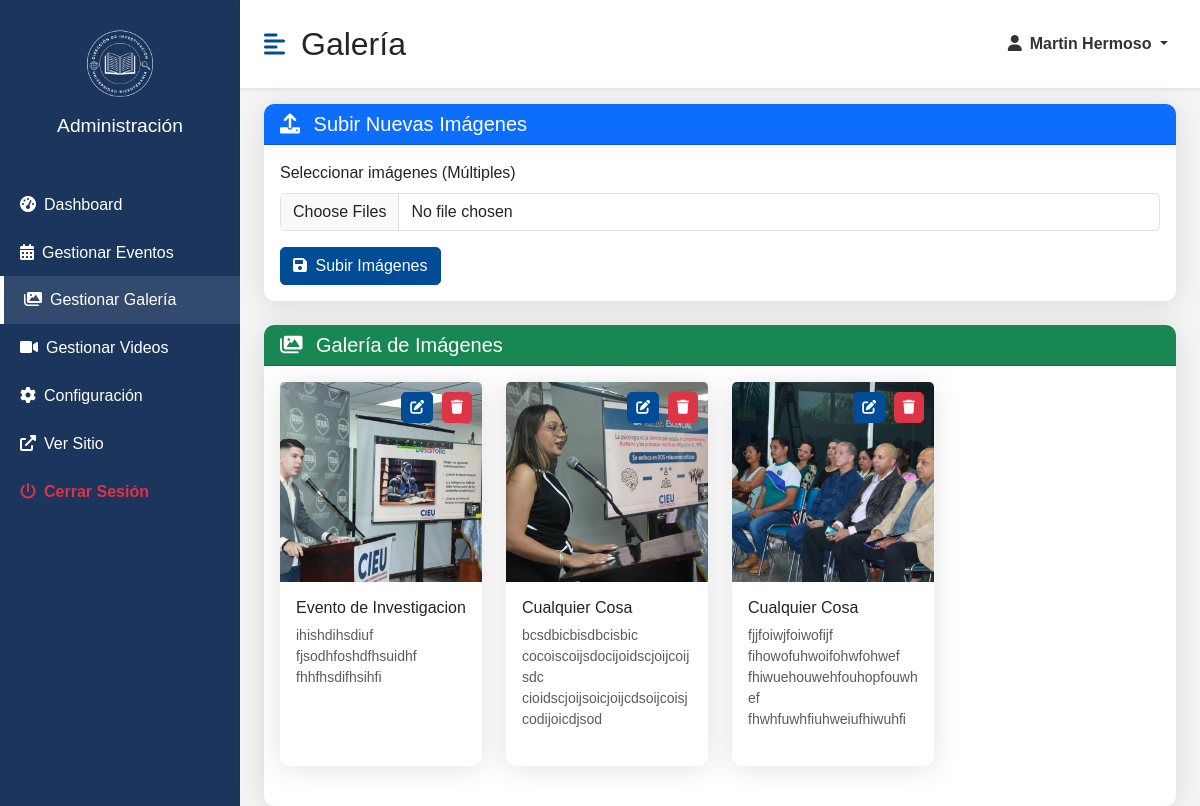
Page /admin/galeria.php (signed in) on the committed database.
### tables this page shows
CREATE TABLE `galeria_fotos` (
  `id` int(11) NOT NULL,
  `imagen_ruta` varchar(255) NOT NULL,
  `titulo` varchar(100) NOT NULL,
  `descripcion` text DEFAULT NULL,
  `estado` enum('Activo','Inactivo') DEFAULT 'Activo',
  `fecha_creacion` timestamp NOT NULL DEFAULT current_timestamp()
);

### admin/galeria.php (the view, shortened to what this page needs)
<?php
require_once '../includes/conexion.php';
try {
    $stmt = $pdo->query("SELECT * FROM galeria_fotos ORDER BY fecha_creacion DESC");
    $imagenes = $stmt->fetchAll();
} catch (PDOException $e) {
    $imagenes = [];
    $error = "Error al cargar la galería: " . $e->getMessage();
}
?>
<!DOCTYPE html>
<html lang="es">
<head>
    <link href="https://cdn.jsdelivr.net/npm/bootstrap@5.3.0/dist/css/bootstrap.min.css" rel="stylesheet">
    <link rel="stylesheet" href="https://cdnjs.cloudflare.com/ajax/libs/font-awesome/6.0.0/css/all.min.css">
    <link href="../assets/css/admin.css" rel="stylesheet">
</head>
<body>
    <div class="d-flex" id="wrapper">
         <div class="bg-dark" id="sidebar-wrapper">
            <div class="sidebar-heading text-center py-4">
                <img src="../assets/imagenes/diuba-logo.png" alt="Logo" width="80" height="80" class="mb-2">
                <div class="text-white">Administración</div>
            </div>
            <div class="list-group list-group-flush my-3">
                <a href="admin.php" class="list-group-item list-group-item-action bg-transparent text-white">
                    <i class="fas fa-tachometer-alt me-2"></i>Dashboard
                </a>
                <a href="gestionar_eventos.php" class="list-group-item list-group-item-action bg-transparent text-white">
                    <i class="fas fa-calendar-alt me-2"></i>Gestionar Eventos
                </a>
                <a href="galeria.php" class="list-group-item list-group-item-action bg-transparent text-white active">
                    <i class="fas fa-images me-2"></i>Gestionar Galería
                </a>
                <a href="videos.php" class="list-group-item list-group-item-action bg-transparent text-white">
                    <i class="fas fa-video me-2"></i>Gestionar Videos
                </a>
                <a href="configuracion.php" class="list-group-item list-group-item-action bg-transparent text-white">
                    <i class="fas fa-cog me-2"></i>Configuración
                </a>
                <a href="../index.php" target="_blank" class="list-group-item list-group-item-action bg-transparent text-white">
                    <i class="fas fa-external-link-alt me-2"></i>Ver Sitio
                </a>
                <a href="logout.php" class="list-group-item list-group-item-action bg-transparent text-danger fw-bold">
                    <i class="fas fa-power-off me-2"></i>Cerrar Sesión
                </a>
            </div>
        </div>
        <div id="page-content-wrapper">
            <nav class="navbar navbar-expand-lg navbar-light bg-white py-4 px-4">
                <div class="d-flex align-items-center">
                    <i class="fas fa-align-left primary-text fs-4 me-3" id="menu-toggle"></i>
                    <h2 class="fs-2 m-0">Galería</h2>
                </div>
                <div class="collapse navbar-collapse" id="navbarSupportedContent">
                    <ul class="navbar-nav ms-auto mb-2 mb-lg-0">
                        <li class="nav-item dropdown">
                            <a class="nav-link dropdown-toggle second-text fw-bold" href="#" id="navbarDropdown"
                                role="button" data-bs-toggle="dropdown" aria-expanded="false">
                                <i class="fas fa-user me-2"></i><?= htmlspecialchars($_SESSION['user_name']) ?>
                            </a>
                        </li>
                    </ul>
                </div>
            </nav>
            <div class="container-fluid px-4">
                <div class="card mb-4 mt-3">
                    <div class="card-header bg-primary text-white">
                        <h5 class="mb-0"><i class="fas fa-upload me-2"></i> Subir Nuevas Imágenes</h5>
                    </div>
                    <div class="card-body">
                        <form method="POST" enctype="multipart/form-data" id="uploadForm">
                            <div class="mb-3">
                                <label for="imagenes" class="form-label">Seleccionar imágenes (Múltiples)</label>
                                <input type="file" class="form-control" id="imagenes" name="imagenes[]" multiple accept="image/*" required>
                            </div>
                            <button type="submit" class="btn btn-primary">
                                <i class="fas fa-save me-1"></i> Subir Imágenes
                            </button>
                        </form>
                    </div>
                </div>
                <div class="card">
                    <div class="card-header bg-success text-white">
                        <h5 class="mb-0"><i class="fas fa-images me-2"></i> Galería de Imágenes</h5>
                    </div>
                    <div class="card-body">
                        <?php if (count($imagenes) > 0): ?>
                            <div class="row">
                                <?php foreach ($imagenes as $imagen): ?>
                                    <div class="col-md-4 col-lg-3 mb-4">
                                        <div class="card image-card h-100">
                                            <img src="../<?= htmlspecialchars($imagen['imagen_ruta']) ?>"
                                                 class="card-img-top gallery-img"
                                                 alt="<?= htmlspecialchars($imagen['titulo']) ?>">
                                            <div class="card-body">
                                                <h6 class="card-title"><?= htmlspecialchars($imagen['titulo']) ?></h6>
                                                <p class="card-text small text-muted"><?= htmlspecialchars($imagen['descripcion']) ?></p>
                                            </div>
                                            <div class="image-actions">
                                                <button class="btn btn-sm btn-primary me-1"
                                                        data-bs-toggle="modal"
                                                        data-bs-target="#editarModal"
                                                        data-id="<?= $imagen['id'] ?>"
                                                        data-titulo="<?= htmlspecialchars($imagen['titulo']) ?>"
                                                        data-descripcion="<?= htmlspecialchars($imagen['descripcion']) ?>"
                                                        data-imagen="<?= htmlspecialchars($imagen['imagen_ruta']) ?>">
                                                    <i class="fas fa-edit"></i>
                                                </button>
                                                <a href="galeria.php?eliminar=<?= $imagen['id'] ?>"
                                                class="btn btn-sm btn-danger"
                                                onclick="return confirm('¿Estás seguro de eliminar esta imagen?')">
                                                    <i class="fas fa-trash"></i>
                                                </a>
                                            </div>
                                        </div>
                                    </div>
                                <?php endforeach; ?>
                            </div>
                        <?php endif; ?>
                    </div>
                </div>
            </div>
        </div>
    </div>
</body>
</html>

### assets/css/admin.css (style rules this page uses)
:root { --main-bg-color: #f5f5f5; --sidebar-bg-color: #1b355d; --primary-color: #004c97; --secondary-color: #e9ecef; --text-color: #333; --light-text: #f8f9fa; --border-color: #dee2e6; --success-color: #28a745; --warning-color: #ffc107; --danger-color: #dc3545; --info-color: #17a2b8; }
body { background-color: var(--main-bg-color); font-family: "Arial", sans-serif; overflow-x: hidden; }
#sidebar-wrapper { min-height: 100vh; margin-left: -15rem; transition: margin 0.25s ease-out; background-color: var(--sidebar-bg-color) !important; }
#sidebar-wrapper .sidebar-heading { padding: 0.875rem 1.25rem; font-size: 1.2rem; }
#sidebar-wrapper .list-group { width: 15rem; }
.list-group-item { border: none; padding: 0.75rem 1.25rem; }
.list-group-item.active { background-color: rgba(255, 255, 255, 0.1) !important; border-left: 4px solid #fff; }
#page-content-wrapper { min-width: 100vw; }
.navbar { background-color: #fff; box-shadow: 0 0.125rem 0.25rem rgba(0, 0, 0, 0.075); }
.primary-text { color: var(--primary-color); }
.second-text { color: var(--text-color); }
.card { border: none; border-radius: 10px; box-shadow: 0 0.15rem 1.75rem 0 rgba(58, 59, 69, 0.15); }
.card-header { border-radius: 10px 10px 0 0 !important; font-weight: bold; }
.btn { border-radius: 5px; font-weight: 500; }
.btn-primary { background-color: var(--primary-color); border-color: var(--primary-color); }
@media (min-width: 768px) { #sidebar-wrapper { margin-left: 0; } }
@media (min-width: 768px) { #page-content-wrapper { min-width: 0; width: 100%; } }

### admin/galeria.php (style rules this page uses)
.gallery-img { height: 200px; width: 100%; object-fit: cover; cursor: pointer; transition: transform 0.3s; }
.image-card { position: relative; margin-bottom: 20px; }
.image-actions { position: absolute; top: 10px; right: 10px; }

### rows in the picture
galeria_fotos: imagen_ruta (picture), titulo "Evento de Investigacion", descripcion "ihishdihsdiuf fjsodhfoshdfhsuidhf fhhfhsdifhsihfi"
galeria_fotos: imagen_ruta (picture), titulo "Cualquier Cosa", descripcion "bcsdbicbisdbcisbic cocoiscoijsdocijoidscjoijcoijsdc cioidscjoijsoicjoijcdsoijcoisjcodijoicdjsod"
galeria_fotos: imagen_ruta (picture), titulo "Cualquier Cosa", descripcion "fjjfoiwjfoiwofijf fihowofuhwoifohwfohwef fhiwuehouwehfouhopfouwhef fhwhfuwhfiuhweiufhiwuhfi"

### other values in the picture
$_SESSION['user_name'] "Martin Hermoso"
